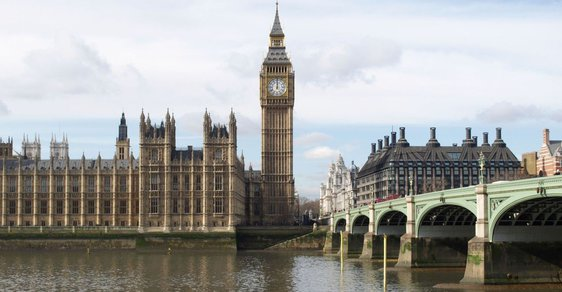
#> input picture bb_02.jpg, 562 x 292 px
$ python descriptorStorage.py
#> lines starting #> are read from the running program, lines starting #| are printed output that depends on the picture
### feature_match.py
import numpy as np
import cv2 as cv
import matplotlib.pyplot as plt
import glob


class FeatureMatcher:
    """
    A class used to combine cv2 detector and cv2 matcher

    ...

    Attributes
    ----------
    detector
        a cv2 detector object
    matcher
        a cv2 DescriptorMatcher object

    Methods
    -------
    __init__(self, detector, matcher)
        A constructor method for FeatureMatcher class
    """
    def __init__(self, detector, matcher):
        """
        Parameters
        ----------
        detector
            a cv2 detector object
        matcher
            a cv2 DescriptorMatcher object
        """
        self.detector = detector
        self.matcher = matcher

    # [74 lines left out: functions detect, match, match, visualise, not called in this run]

# [82 lines that do not run on import are left out]

### descriptorStorage.py
import h5py
import json
from feature_match import FeatureMatcher
import cv2 as cv
import glob


# [62 lines left out: function init_db, not called in this run]


def update_db(filename: str, path_to_images: str, matcher: FeatureMatcher, mapping_file: str = 'data.txt',
              des_dataset: str = 'DatasetDescriptors', kp_dataset: str = 'DatasetKeypoints'):
    """Updates existing h5py file with new image descriptors and keypoints

        Updates existing h5py file to contain new images added to path_to_images directory. This file will always have two datasets, descriptor dataset
        named via des_dataset parameter and keypoint dataset named via kp_dataset parameter. Datasets wil lbe created if not already contained in h5py file.
        Mapping file must be given via mapping_file parameter. Method then detects and computes descriptors and keypoints of new images in path_to_images directory.
        This is done using cv2 detector passed by matcher parameter

        Parameters
        ----------
        filename : str
            Name of the existing h5py file
        path_to_images : str
            Path to directory with images
        matcher : FeatureMatcher
            FeatureMatcher class object with cv2 detector and cv2 matcher
        mapping_file : str , optional
            Name of the mapping file containing json with images and positions of their keypoints and descriptors in datasets
        des_dataset :str , optional
            Name of the dataset containing descriptors, default is DatasetDescriptors
        kp_dataset : str, optional
            Name of the dataset containing keypoints, default is DatasetKeypoints
    """

    with h5py.File(filename, 'a') as f:
        if not des_dataset in f.keys():
            # TODO: estimate number of kp beforehand
            des_set = f.create_dataset(des_dataset, (500000, 128), maxshape=(None, 128))
        des_set = f[des_dataset]
        if not kp_dataset in f.keys():
            kp_set = f.create_dataset(kp_dataset, (500000, 7), maxshape=(None, 7))
        kp_set = f[kp_dataset]

        # TODO: make mapping as a h5 datasets (filenames, intervals)
        with open(mapping_file) as jfile:
            mapping = json.load(jfile)

        imgs = glob.glob(path_to_images)
        if not 'start_index_for_new' in mapping.keys():
            mapping['start_index_for_new'] = 0
        start_index = mapping['start_index_for_new']

        for image in imgs:
            #des_set.create_group(image, (100, 128), maxshape=(None, 128))
            img = cv.imread(image, cv.IMREAD_GRAYSCALE)
            if (not image in mapping) or not mapping[image]:
                # TODO: create dataset after knowing des and kp dimensionality
                kp, des = matcher.detect(img)
                des_count, _ = des.shape
                keypoints = []
                for point in kp:
                    temp = (
                        point.pt[0], point.pt[1], point.size, point.angle, point.response, point.octave, point.class_id)
                    keypoints.append(temp)
                end_index = start_index + des_count
                # TODO: chcek if there is space in db, otherwise resize
                des_set[start_index:end_index, ...] = des
                kp_set[start_index:end_index, ...] = keypoints

                mapping[image] = (start_index, end_index)
                start_index += des_count
                mapping['start_index_for_new'] = start_index

        with open('data.txt', 'w') as out:
            json.dump(mapping, out)


# [65 lines left out: functions get_des, get_kp, reset_db, not called in this run]


if __name__ == '__main__':
    image1 = './img/bb_02.jpg'
    img1 = cv.imread('bb_02.jpg', cv.IMREAD_GRAYSCALE)  # Reference Image
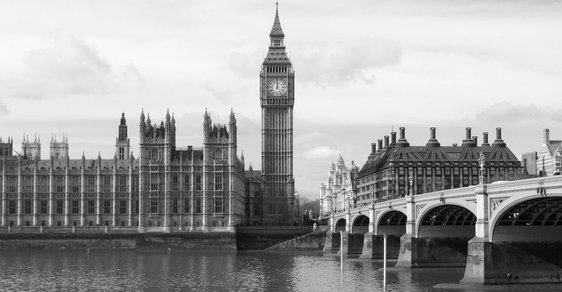
#> img1: shape (292, 562); min 0, max 255, mean 160.1
    imgs = glob.glob('./img/*.jpg')

    # sift = cv.xfeatures2d.SIFT_create()
    sift = cv.SIFT_create()
    FLANN_INDEX_KDTREE = 0
    index_params = dict(algorithm=FLANN_INDEX_KDTREE, trees=5)
    search_params = dict(checks=50)
    flann = cv.FlannBasedMatcher(index_params, search_params)
    siftFlann = FeatureMatcher(sift, flann)
    # init_db('siftFile2.hdf5', './img/*.jpg', siftFlann) # FOR FIRST RUN ONLY
    update_db('siftFile2.hdf5', './img/*.jpg', siftFlann)  # EVERY OTHER RUN
#> (the run stopped early here; a loop or call above may not have finished)
